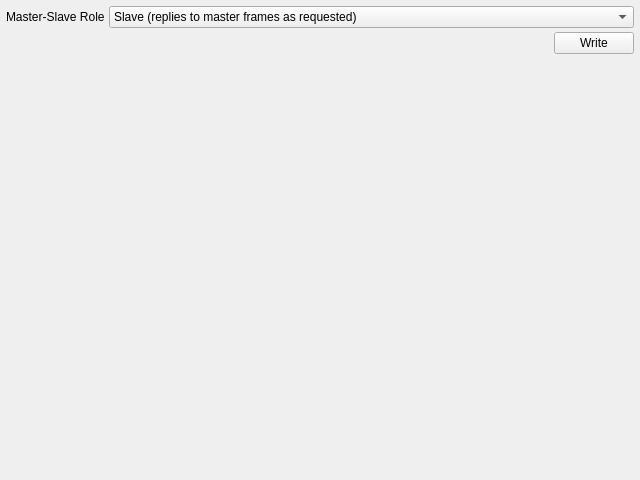
<?xml version="1.0" encoding="UTF-8"?>
<ui version="4.0">
 <class>RolePage</class>
 <widget class="QWidget" name="RolePage">
  <property name="geometry">
   <rect>
    <x>0</x>
    <y>0</y>
    <width>640</width>
    <height>480</height>
   </rect>
  </property>
  <layout class="QVBoxLayout" name="layoutMain">
   <property name="spacing">
    <number>4</number>
   </property>
   <property name="leftMargin">
    <number>6</number>
   </property>
   <property name="topMargin">
    <number>6</number>
   </property>
   <property name="rightMargin">
    <number>6</number>
   </property>
   <property name="bottomMargin">
    <number>6</number>
   </property>
   <item>
    <layout class="QFormLayout" name="formMain">
     <property name="verticalSpacing">
      <number>4</number>
     </property>
     <item row="0" column="0">
      <widget class="QLabel" name="lblRole">
       <property name="text">
        <string>Master-Slave Role</string>
       </property>
      </widget>
     </item>
     <item row="0" column="1">
      <widget class="QComboBox" name="comboRole">
       <item>
        <property name="text">
         <string>Slave (replies to master frames as requested)</string>
        </property>
       </item>
       <item>
        <property name="text">
         <string>Master (periodic TX per task table)</string>
        </property>
       </item>
      </widget>
     </item>
     <item row="1" column="1">
      <layout class="QHBoxLayout" name="hlRoleBtns">
       <item>
        <spacer name="horizontalSpacer">
         <property name="orientation">
          <enum>Qt::Horizontal</enum>
         </property>
         <property name="sizeHint" stdset="0">
          <size>
           <width>40</width>
           <height>20</height>
          </size>
         </property>
        </spacer>
       </item>
       <item>
        <widget class="QPushButton" name="btnRoleWrite">
         <property name="maximumSize">
          <size>
           <width>84</width>
           <height>16777215</height>
          </size>
         </property>
         <property name="text">
          <string>Write</string>
         </property>
        </widget>
       </item>
      </layout>
     </item>
    </layout>
   </item>
   <item>
    <spacer name="verticalSpacer">
     <property name="orientation">
      <enum>Qt::Vertical</enum>
     </property>
     <property name="sizeHint" stdset="0">
      <size>
       <width>20</width>
       <height>10000</height>
      </size>
     </property>
    </spacer>
   </item>
  </layout>
 </widget>
 <resources/>
 <connections/>
</ui>
